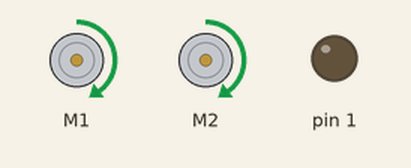
This sketch was run on a simulated Arduino Uno, built with avr-gcc and run on an emulated ATmega328P. Shown: 2 × DC motor (green arrow = forward, orange = backward, longer = faster), output pins drawn as LEDs (lit = HIGH).

Above: at 5.15 s.
At 12.3 s:
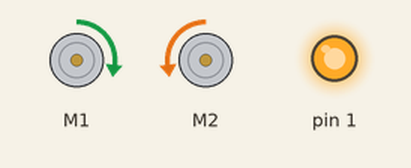
At 19.1 s:
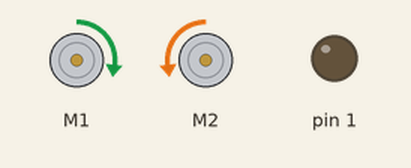
Timing chart, 0 to 25.6 s (numbered marks = the images above):
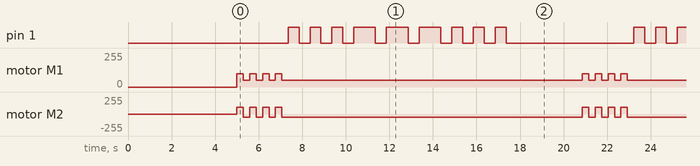

Measured:
- by itself, motor M1: repeats every 15.9 s: 3 × (forward 50/255 0.29 s, forward 100/255 0.30 s), forward 50/255 13.8 s, forward 100/255 0.30 s
- by itself, motor M2: repeats every 15.9 s: 3 × (backward 50/255 0.29 s, forward 100/255 0.30 s), backward 50/255 13.8 s, forward 100/255 0.30 s
- by itself, pin 1: repeats every 15.9 s: 2 × (LOW 0.50 s, HIGH 0.50 s), 3 × (LOW 0.50 s, HIGH 1.0 s), 3 × (LOW 0.50 s, HIGH 0.50 s), LOW 5.9 s, HIGH 0.50 s

The sketch:

Lab_1.ino
```cpp
#include <OrangutanMotors.h>
#include <OrangutanLEDs.h>

OrangutanMotors motors; //Initialises motors to control motors
OrangutanLEDs leds; //Initialises "leds" to control of LEDs

void setup()
{
  delay(5000); //Delays for five seconds on startup
}

void loop()
{
  Square(); //Calls Square function
  SOS(); //Calls SOS function
}

void Square() //Creates a for loop to move robot in square pattern
{
  for (int i = 0; i < 4; i++)
  {
    motors.setSpeeds(100, 100); //Moves robot forward for 1/3 of a second
    delay(300);
    motors.setSpeeds(50, -50); //Turns robot 90 deg to the right
    delay(290);
  }
}

void SOS() //Function to call dot and dash functions into SOS order
{
  dot();
  dash();
  dot();

  delay(3000);
}

void dot() //Blinks LED for half second to symbolise dot
{
   for (int i = 0; i < 3; i++)
  {
    leds.red(HIGH);
    delay(500);
    leds.red(LOW);
    delay(500);
  }
}

void dash() //Blinks LED for one second to symbolise dash
{
  for (int i = 0; i < 3; i++)
  {
    leds.red(HIGH);
    delay(1000);
    leds.red(LOW);
    delay(500);
  }
}
```
